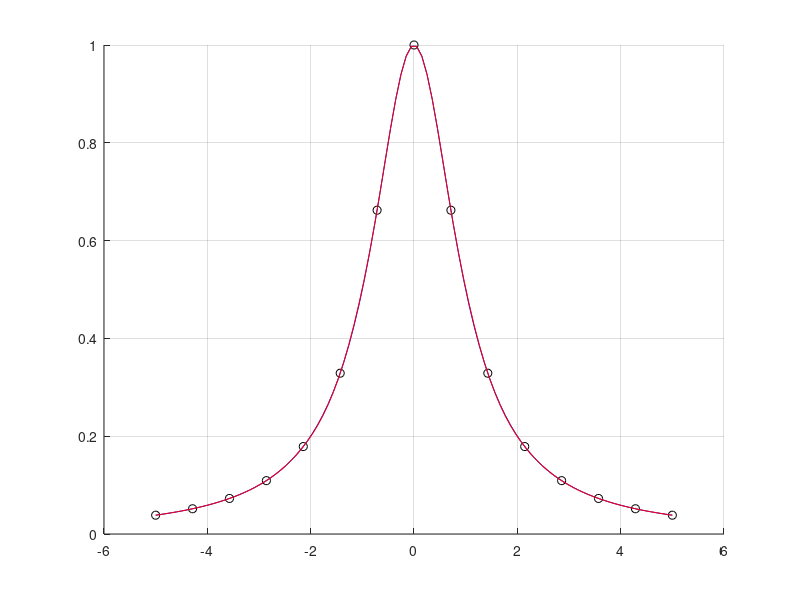

The MATLAB script that drew this image:
clear all
clc

f=@(x) 1./(1+x.^2);
%intervallo
a=-5;
b=5;
I=linspace(a,b); 

%funzione valutata sull'intervallo
fI=f(I);

grado_polin=14; %da testo
nodi=linspace(a,b,grado_polin+1);

fnodi=f(nodi); %funzione sui nodi

%interpolazione tramite spline
s=spline(nodi,fnodi, I);

figure
hold on
grid on
plot(I,fI,'b') %grafico funzione
plot(nodi,fnodi,'ko') 
plot(I,s,'r')%grafico spline
